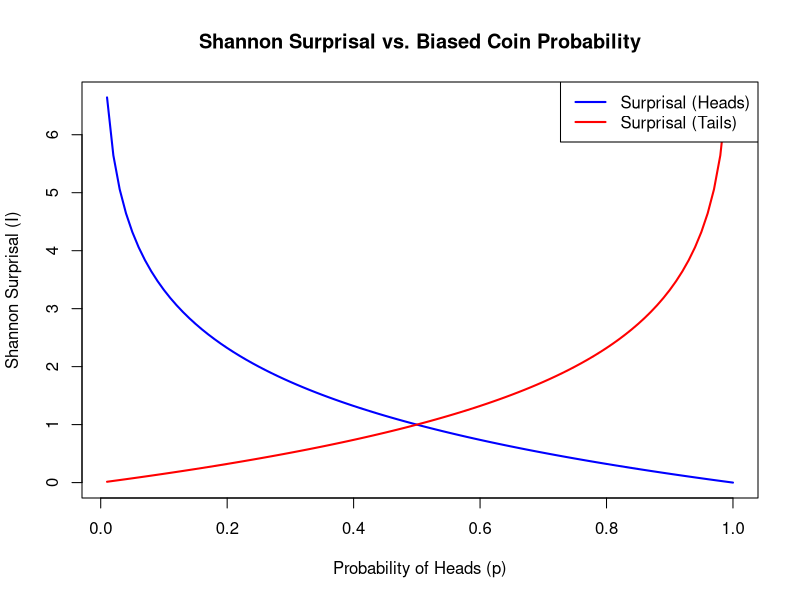

Write R code to recreate this figure.
# Function to calculate surprisal for a probability p
surprisal <- function(p) {
  # Handle edge cases where p is 0 or 1 to avoid log(0) issues
  if (p == 0) {
    return(NA)  # Infinite surprisal for impossible events
  } else if (p == 1) {
    return(0)  # Zero surprisal for certain events
  } else {
    return(-log2(p))
  }
}

# Function to plot surprisal for heads and tails against biased coin probabilities
plot_surprisal_vs_prob <- function() {
  # Generate a sequence of probabilities from 0 to 1
  p_values <- seq(0.01, 1, by = 0.01)
  
  # Calculate the surprisal for heads (I(p)) and tails (I(1-p)) for each probability
  surprisal_heads <- sapply(p_values, surprisal)
  surprisal_tails <- sapply(1 - p_values, surprisal)
  
  # Plot surprisal for heads
  plot(p_values, surprisal_heads, type = "l", 
       xlab = "Probability of Heads (p)", 
       ylab = "Shannon Surprisal (I)", 
       main = "Shannon Surprisal vs. Biased Coin Probability", 
       col = "blue", lwd = 2, ylim = c(0, max(surprisal_heads, surprisal_tails, na.rm=TRUE)))
  
  # Add surprisal for tails to the plot
  lines(p_values, surprisal_tails, col = "red", lwd = 2)
  
  # Add a legend
  legend("topright", legend = c("Surprisal (Heads)", "Surprisal (Tails)"), 
         col = c("blue", "red"), lwd = 2)
}

# Example usage to generate the plot
plot_surprisal_vs_prob()
